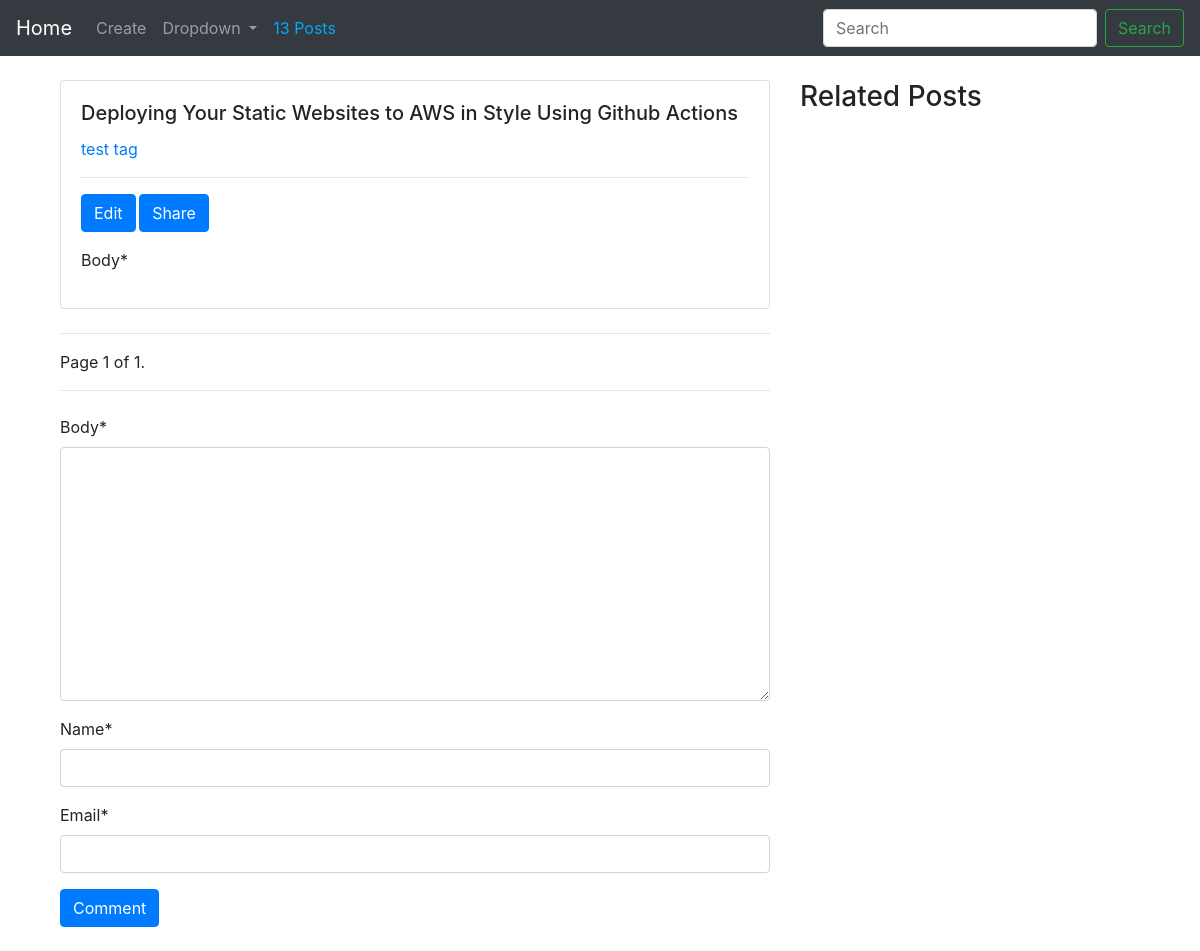
The page /detail/deploying-your-static-websites-to-aws-in-style-using-github-actions-37/ on the database its author committed.
### blog/models.py (models this page shows, shortened)
class Post(models.Model):
  STATUS_CHOICES = (
    ('draft', 'Draft'),
    ('published', 'Published')
  )
  title = models.CharField(max_length=120)
  slug = models.SlugField(null=True, blank=True)
  author = models.ForeignKey(to=User, on_delete=models.CASCADE)
  body = models.TextField()
  publish = models.DateTimeField(default=timezone.now())
  created = models.DateTimeField(auto_now_add=True)
  updated = models.DateTimeField(auto_now=True)
  status = models.CharField(max_length=120, choices = STATUS_CHOICES)
  tag = models.ManyToManyField(to=Tag, related_name='tagged', blank=True, null=True)
  objects = models.Manager()
  published = PostModelManager()
  class Meta:
    ordering = ['-created']
  def get_comments(self):
    return Comment.actives.filter(post=self)
  def get_tags(self):
    return self.tag.all()

class Tag(models.Model):
  tag = models.CharField(max_length=120)
  created = models.DateTimeField(auto_now_add=True)
  updated = models.DateTimeField(auto_now=True)
  def __str__(self):
    return self.tag

### blog/views.py (the view, shortened to what this page needs)
# urls.py: path('detail/<slug:slug>/',PostDetailView.as_view(), name='detail'),
class PostDetailView(DetailView, FormView):
  model = Post
  template_name = 'post_detail.html'
  form_class = CommentForm
  paginate_by = 1
  def get_context_data(self, **kwargs):
    context = super(PostDetailView, self).get_context_data( **kwargs)
    post = self.get_object()
    context['comments'] = post.get_comments() #Comment.actives.all()
    paginator = Paginator(context['comments'], 3) # Show 1 contacts per page.
    page_number = self.request.GET.get('page')
    context['page_obj'] = paginator.get_page(page_number)
    return context

### blog/forms.py
class CommentForm(forms.ModelForm):
  class Meta:
    model = Comment
    fields = ['body', 'name', 'email']

### blog/models.py (called while the page is built)
  def get_queryset(self):
    qs = super(PostModelManager, self).get_queryset()
    return qs.filter(status='published')

  def get_queryset(self):
    qs = super(CommentManager, self).get_queryset()
    return qs.filter(active=True)

### blog/templatetags/blog_tags.py (called while the page is built)
@register.simple_tag
def total_posts():
  return Post.published.count()

@register.filter(name='markdown')
def markdown_format(text):
  return mark_safe(markdown(text))

### blog/templates/post_detail.html (shortened to what this page needs)
{% extends 'base.html' %}
{% load blog_tags %}
{% load crispy_forms_tags %}
{% block content %}
<div class="container">
  <div class="row">
    <div class="col-md-8">
      <div class="card mt-4" >
        <div class="card-body">
          <h5 class="card-title">{{post.title}}</h5>
          {% for tag in post.get_tags %}
          <a href="{% url 'post:tag' %}?tag={{tag}}">{{tag}}</a>
          {% endfor %}  <hr>
          <small class="mt-2">
            <a href="{% url 'post:update' post.slug %}" class="btn btn-primary">Edit</a>
            <a href="{% url 'post:share' post.slug %}" class="btn btn-primary">Share</a>
          </small>
          <p class="card-text">{{post.body|markdown}}</p>
        </div>
      </div>
      <hr class="mt-4">
      {% include 'pagination.html' %}
      <hr>
      <form action="" method="post" class="mt-4 mb-4"> {% csrf_token %}
        {{form|crispy}}
        <button type="submit" class="btn btn-primary">Comment</button>
      </form>
        </div>
      <div class="col-md-4 mt-4">
        <h3>Related Posts</h3>
      </div>
  </div>
</div>
{% endblock content %}

### rows shown on the page
Post: title "Deploying Your Static Websites to AWS in Style Using Github Actions", body "Body*"
Tag: tag "test"
Tag: tag "tag"

### other values the page prints
{{ page_obj.number }} "1"
{{ page_obj.paginator.num_pages }} "1"
